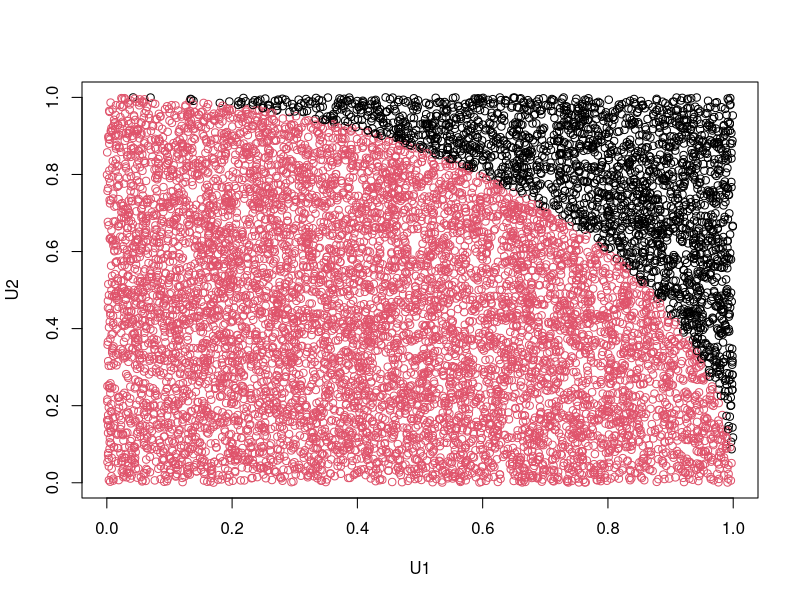
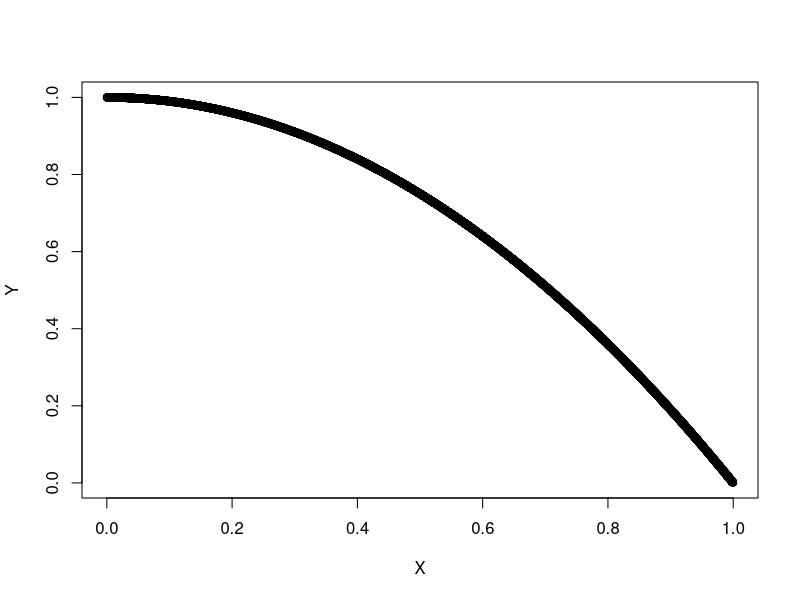
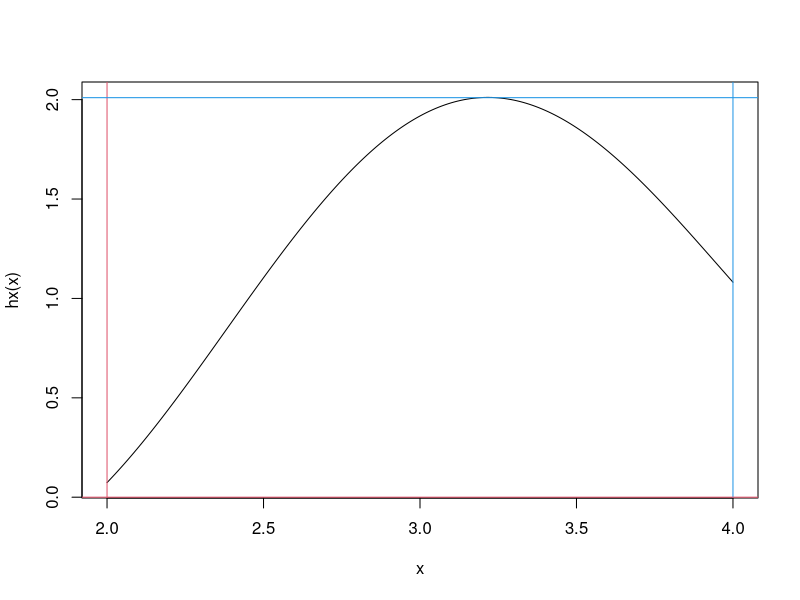
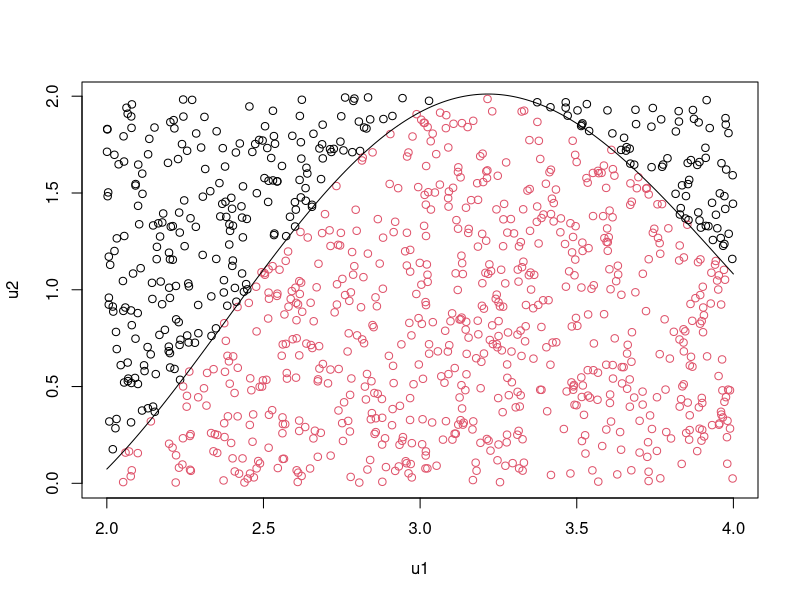
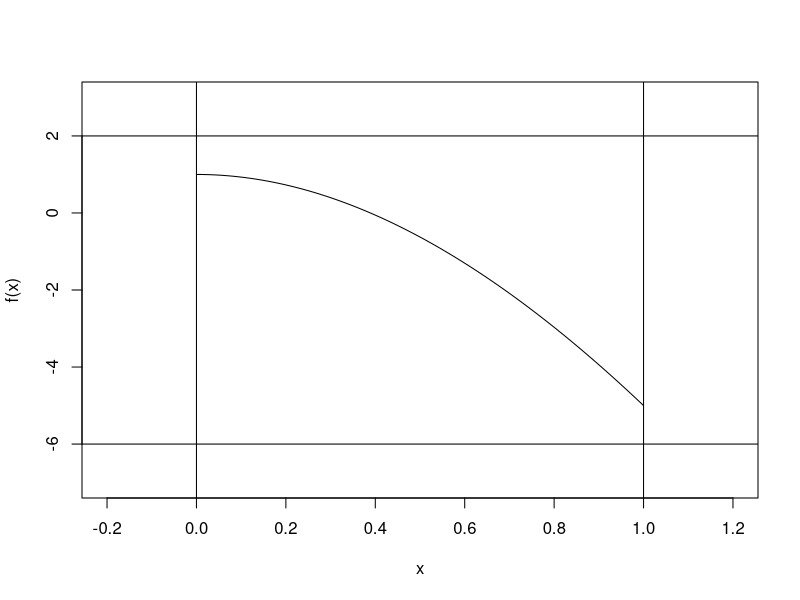
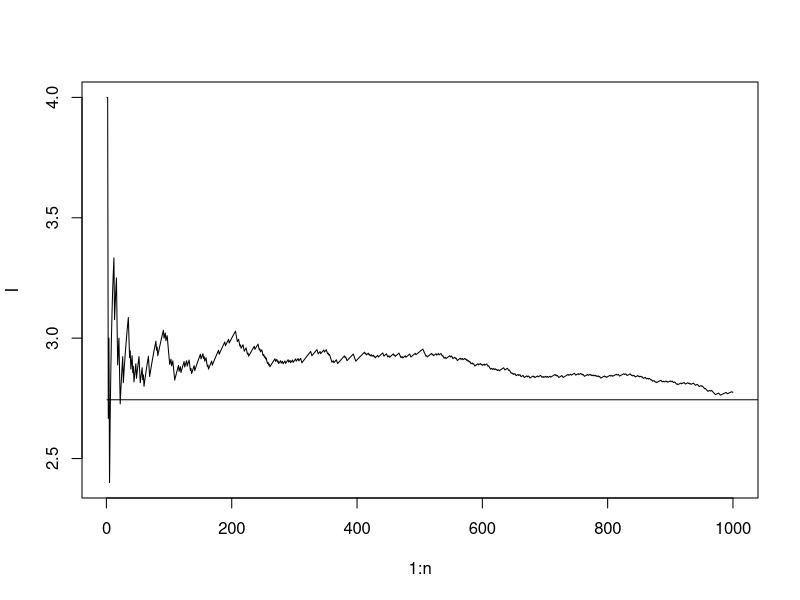
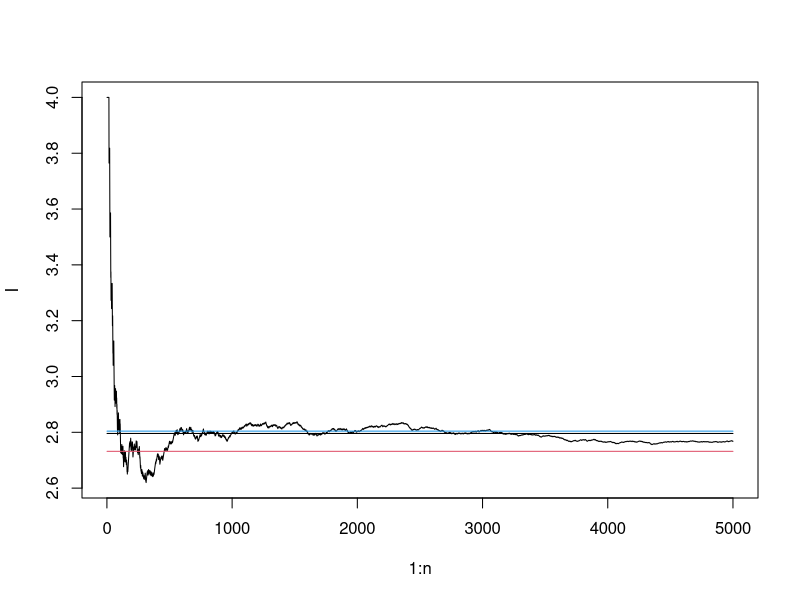
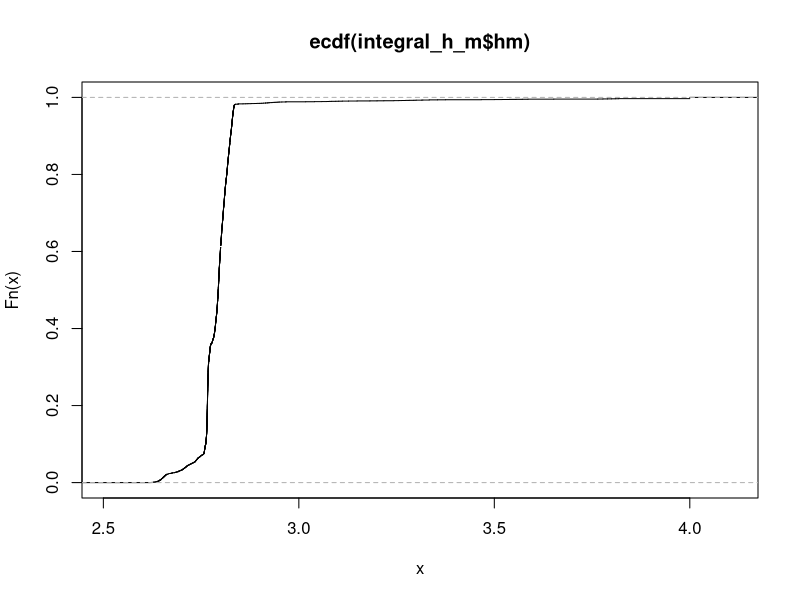

The R source for these figures, in order:
#ejemplo 7.1 de Byron Morgan



#hit and miss

n<-10000

set.seed(1234)

U1<-runif(n)

U2<-runif(n)

T<-U1**2+U2**2

T<-T<1

table(T)

head(cbind(U1,U2,T))

plot(U1,U2,col=T+1)





R<-sum(T)

(epsilon1<-pi-(4*R)/n)

(epsilon2<-epsilon1/pi)



#crude Monte Carlo

#creamos vector de Ui

set.seed(1234)

n<-10000

X<-runif(n)

Y<-1-X**2

Z<-sqrt(Y)

head(cbind(X,Y,Z))



plot(X,Y)

(epsilon2<-(sum(Z)/n)*4-pi)



#visto como B(n,pi/4)

ZZ<-rbinom(n,1,pi/4)


a <-2 ; b <-4 ; c <-0 ; d <-2

hx <- function (x){cos(2*x) -0.3*sin(x) +1}

(I<-integrate(hx,2,4))

x<-seq(a,b,0.01)
plot(x,hx(x),type="l")
abline(v=a,col=2)
abline(v=b,col=4)
abline(h=c,col=2)
abline(h=2.01,col=4)

# area del rectangulo

A <-(b-a)*(d-c)

A

# simulacion

n <- 1000
set.seed(1234)
u1 <- runif(n,a,b)
u2 <- runif(n,c,d)

# proporcion

T<-u2<hx(u1)
table(T)

p <- mean(u2<hx(u1))
p

# integral



plot(u1,u2,col=T+1)

lines(x,hx(x),type="l")


res= c()
for (i in 1:1000) {
n <- 1000
u1 <- runif(n,a,b)
u2 <- runif(n,c,d)
T<-u2<hx(u1)
p <- mean(u2<hx(u1))

res=c(res,A*p)
}

res
i=1

mean(res[i]) - (1.96*(res[i] * (1-res[i]
                                )))/sqrt(n)

mean(res[i]) + (1.96*(res[i] * (1-res[i]
)))/sqrt(n)


#Ejemplo de Jones 

f <- function(x) x^3 - 7*x^2 + 1

par(mfrow=c(1,1))

curve(f,0,1,xlim=c(-0.2,1.2),ylim=c(-7,3))

abline(v=0)

abline(v=1)

abline(h=-6)

abline(h=2)

hit_miss <- function(ftn, a, b, f.min, f.max, n) {
  
  # Monte-Carlo integration using the hit and miss method
  
  # ftn is a function of one variable
  
  # [a, b] is the range of integration
  
  # f.min and f.max are bounds on ftn over the range [a, b]
  
  # that is f.min <= ftn(x) <= f.max for all x in [a, b]
  
  # n is the number of samples used in the estimation
  
  # that is the number of calls made to the function ftn
  
  Z.sum <- 0
  
  for (i in 1:n) {
    
    X <- runif(1, a, b)
    
    Y <- runif(1, f.min, f.max)
    
    Z <- (ftn(X) >= Y)
    
    Z.sum <- Z.sum + Z
    
  }
  
  I <- (b - a)*f.min + (Z.sum/n)*(b - a)*(f.max - f.min)
  
  return(I)
  
}



hit_miss(hx, 2, 4, 0, 2, 5000)







hit_miss2 <- function(ftn, a, b, c, d, n) {
  
  # Monte-Carlo integration using the hit & miss method
  
  # partially vectorised version
  
  X <- runif(n, a, b)
  
  Y <- runif(n, c, d)
  
  Z <- (Y <= sapply(X, ftn))
  
  I <- (b - a)*c + (cumsum(Z)/(1:n))*(b - a)*(d - c)
  
  plot(1:n, I, type = "l")
  
  return(I[n])
  
}

hit_miss3 <- function(ftn, a, b, c, d, n) {
  
  # Monte-Carlo integration using the hit & miss method
  
  # partially vectorised version
  
  X <- runif(n, a, b)
  
  Y <- runif(n, c, d)
  
  Z <- (Y <= sapply(X, ftn))
  
  I <- (b - a)*c + (cumsum(Z)/(1:n))*(b - a)*(d - c)
  
  Int2=(b-a)*(d-c)*mean(Z)
  
  Sigma_Int=Int2*sqrt(mean(Z)*(1-mean(Z))/(n))
  
  plot(1:n, I, type = "l")
  
  return(Integral=list(hm=I,n=n,Int1=mean(I),Int2=Int2,Sigma_Int=Sigma_Int,LIIC=Int2-2*Sigma_Int,LSIC=Int2+2*Sigma_Int))
  
}



hit_miss2(hx, 2, 4, 0, 2, 1000)

lines(c(1, 10000), c(A*p, A*p))



n<-5000

integral_h_m<-hit_miss3(hx, 2, 4, 0, 2, n)

lines(c(1, n), c(integral_h_m$Int1, integral_h_m$Int1))

lines(c(1, n), c(integral_h_m$LIIC, integral_h_m$LIIC),col=2)

lines(c(1, n), c(integral_h_m$LSIC, integral_h_m$LSIC),col=4)

integral_h_m

names(integral_h_m)

summary(integral_h_m$hm)

sd(integral_h_m$hm)

plot(ecdf(integral_h_m$hm))





hit_miss2(f, 0, 1, -6, 2, 10000)

lines(c(1,10000 ), c(-13/12, -13/12))





mc_integral <- function(ftn, a, b, n) {
  
  # Monte Carlo integral of ftn over [a, b] using a sample of size n
  
  u <- runif(n, a, b)
  
  x <- sapply(u, ftn)
  
  return(mean(x)*(b-a))
  
}



mc_integral(hx,2,4,100000)











f<-function(x)return(1/(1+x))



mc_integral(f,0,1,1000)





mc_integral_a <- function(ftn, a, b, n) {
  
  # Integral Monte Carlo de ftn en [a, b] usando muestra de tamaño n pero variables antiteticas
  
  u1 <- runif(n, a, b)
  
  u2 <- 1-u1
  
  u<-c(u1,u2)
  
  x <- sapply(u, ftn)
  
  return(mean(x)*(b-a))
  
}





n<-1000

#Variables antiteticas

set.seed(1234)

U1<-runif(n)

U2<-1-U1

plot(U1,U2)

cor(U1,U2)







H=0.5*(sqrt(1-U1**2)+sqrt(1-(U2)**2))

plot(U1,H)

datos<-data.frame(U1,U2,H)

summary(datos)



(epsilon3<-pi/4-mean(datos$H))

apply(datos,2,sd)



par(mfrow=c(1,3))

y1<-function(x)return(sqrt(1-x**2))

curve(y1,0,1,col=1)

y2<-function(x)return(sqrt(1-(1-x)**2))

curve(y2,0,1,add=TRUE,col=2)



y3<-function(x)return(0.5*(sqrt(1-x**2)+sqrt(1-(1-x)**2)))

curve(y3,0,1,col=3,ylim=c(0,1))

y4<-function(x)return(0.25*(sqrt(1-x**2)+sqrt(1-(1-x)**2)+sqrt(1-(0.5-x)**2)+sqrt(1-(0.5+x)**2)))

curve(y4,0,0.5,col=4,ylim=c(0,1))





U3<-runif(n,0,0.5)



H2=0.25*(sqrt(1-U3**2)+sqrt(1-(1-U3)**2)+sqrt(1-(0.5-U3)**2)+sqrt(1-(0.5+U3)**2))



summary(H2)

datos<-cbind(datos,H2)

summary(datos)

(epsilon4<-pi/4-mean(datos$H2))



apply(datos,2,sd)





g <- function(x) 1 - x^2 # 

N <- 5000

# Numero de iteraciones

n <- 50

# Tamaño muestra

u_1 <- matrix(runif(2*n*N), ncol=N)

theta_1 <- colMeans(g(u_1))

u_a <- matrix(runif(n*N), ncol=N)

theta_a <- 0.5*(colMeans(g(u_a)) + colMeans(g(1 - u_a)))

var1 <- var(theta_1)

vara <- var(theta_a)

reduction <- 100*(var1 - vara)/var1

cat("Varianza theta_1 es", var1, "\n")



cat("Varianza theta_a es", vara, "\n")



cat("Reduccion Varianza es ", format(reduction, dig = 2), "porcent\n")







#Muestreo de importancia 

#Ejemplo de JOnes 





Ginv <- function(u){
  
  sqrt(2)*tan(u*atan(1/sqrt(2)))
  
}

Psi <- function(x){
  
  exp(-(x^2)/2)*sqrt(2)*atan(1/sqrt(2))*(1+(x^2)/2)
  
}

N <- 10000 # Number of estimates of each type

n <- 50

# Sample size

u_a <- matrix(runif(n*N), ncol=N)

theta_a <- colMeans(Psi(Ginv(u_a)))

var1 <- 1.413/n

vara <- var(theta_a)

reduction <- 100*(var1 - vara)/var1

cat("Variance theta_1 is", var1, "\n")

#Variance theta_1 is 0.02826

cat("Variance theta_a is", vara, "\n")

#Variance theta_a is 8.181764e-06

cat("Variance reduction is", format(reduction, dig = 2), "% \n")







#Control de Variables



Ginv <- function(u){
  
  sqrt(2) * tan(u * atan(1 / sqrt(2)))
  
}

psi1 <- function(x){
  
  exp(-(x^2)/2) * sqrt(2) * atan(1/sqrt(2)) * (1+(x^2)/2)
  
}

psi2 <- function(x){  
  
  (1-(x^2)/2) * sqrt(2) * atan(1/sqrt(2)) * (1+(x^2)/2)
  
}

N <- 10000 # Number of estimates of each type

n <- 50

# Sample size

commonG <- matrix(Ginv(runif(n*N)), ncol = N)

p1g <- psi1(commonG)

p2g <- psi2(commonG)

theta_hat <- colMeans(p1g)

mu_hat <- colMeans(p2g)

samplecov <- colSums((p1g - matrix(theta_hat, n, N, byrow = TRUE)) *
                       
                       (p2g - 5/6))/n

samplevar <- colSums((p2g - 5/6)^2)/n

alphastar <- samplecov/samplevar

theta_hat_c <- theta_hat - alphastar*(mu_hat - 5/6)

var1 <- var(theta_hat)

varc <- var(theta_hat_c)

reduction<-100*(var1-varc)/var1

cat("Variance theta_hat is", var1, "\n")

#Variance theta_hat is 8.487258e-06

cat("Variance theta_hat_c is", varc, "\n")

#Variance theta_hat_c is 9.136256e-08

cat("Variance reduction is", format(reduction, dig = 2), "percent\n")

#Variance reduction is 99 percent